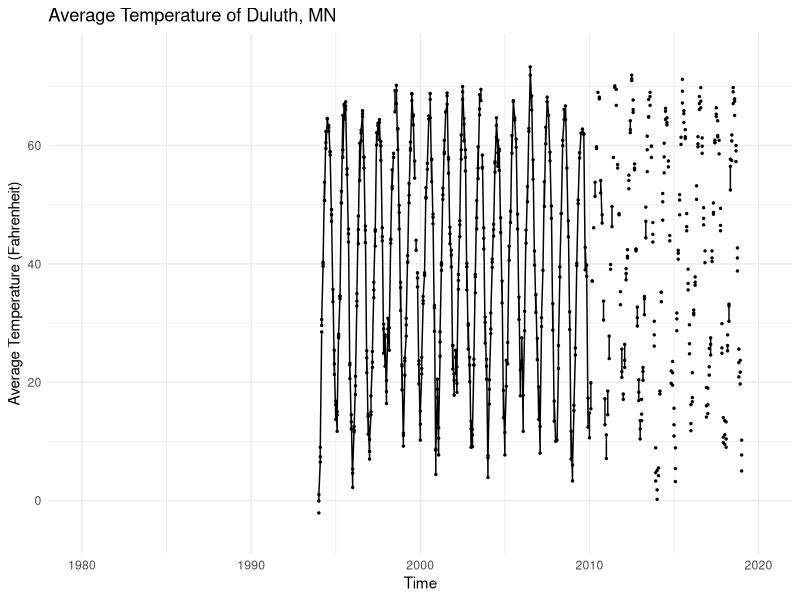
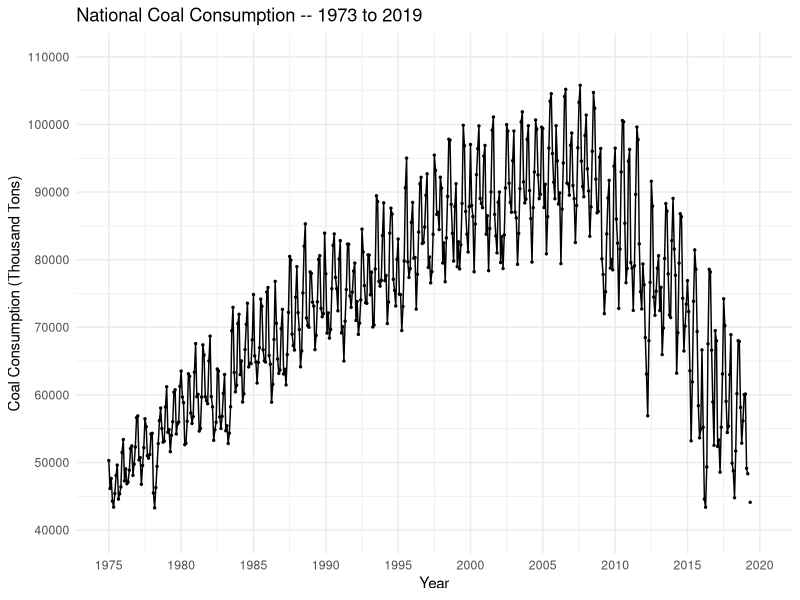

Recreate these plots in R, in order.
## ---- chunk 1
knitr::opts_chunk$set(echo = TRUE, error=TRUE)
## ---- chunk 2
# Libraries
library(dplyr)
library(ggplot2)
library(tidyr)
library(splines)
## ---- chunk 3
# Read the Climate_Data.csv file into R
Climate_Data = read.csv(file = 'Climate_Data.csv', header = FALSE)

# Transform into a data frame
Climate_Frame = data.frame(Date = Climate_Data$V3,
                           Precip = Climate_Data$V4,
                           Snow = Climate_Data$V5,
                           Temp_Avg = Climate_Data$V6,
                           Temp_Min = Climate_Data$V8,
                           Temp_Max = Climate_Data$V7)

# Extract relevant rows and reindex
Climate_Frame = Climate_Frame[-1,]
rownames(Climate_Frame) = NULL

# Turn entries into numeric values
Climate_Frame$Precip = as.numeric(as.character(Climate_Frame$Precip))
Climate_Frame$Snow = as.numeric(as.character(Climate_Frame$Snow))
Climate_Frame$Temp_Avg = as.numeric(as.character(Climate_Frame$Temp_Avg))
Climate_Frame$Temp_Min = as.numeric(as.character(Climate_Frame$Temp_Min))
Climate_Frame$Temp_Max = as.numeric(as.character(Climate_Frame$Temp_Max))

# Separate 'Date' variable into 'Year' and 'Month'
Climate_Frame = Climate_Frame %>%
  separate(Date, c("Year", "Month"), sep = "-", remove = TRUE, convert = TRUE)

# Create a continuous 'Time' variable
Climate_Frame = Climate_Frame %>%
  mutate(Time = Year + (Month - 1) / 12)

# Reorder columns
Climate_Frame = Climate_Frame[c(1,2,8,5,7,6,3,4)]

# Plot the data
Climate_Frame %>%
  ggplot(aes(x = Time, y = Temp_Avg)) +
  geom_point(size = 0.5) +
  geom_line() +
  labs(x = "Time", y = "Average Temperature (Fahrenheit)") +
  ggtitle("Average Temperature of Duluth, MN") +
  lims(x = c(1980, 2020), y = c(-5, 75)) +
  theme_minimal()
## ---- chunk 4
# Read the .csv files into R
Data_1 = read.csv(file = 'MER_T06_01.csv', header = FALSE)
Data_2 = read.csv(file = 'MER_T07_01.csv', header = FALSE)
Data_3 = read.csv(file = 'MER_T07_06.csv', header = FALSE)
Data_4 = read.csv(file = 'MER_T09_08.csv', header = FALSE)

# Transform wordTrends into a data frame
DF = data.frame(Date = Data_1$V2,
                Value = Data_1$V3,
                Units = Data_1$V6,
                Description = Data_1$V5,
                MSN = Data_1$V1)

# Extract relevant rows and reindex
DF = DF[-1,]
rownames(DF) = NULL

# Turn entries into numeric values
DF$Date = as.numeric(as.character(DF$Date))
DF$Value = as.numeric(as.character(DF$Value))

# Separate 'Date' variable into 'Year' and 'Month'
DF = DF %>%
  separate(Date, c("Year", "Month"), sep = 4, remove = TRUE, convert = TRUE)

# Create a continuous 'Time' variable
DF = DF %>%
  mutate(Time = Year + (Month - 1) / 12)

# Reorder columns
DF = DF[c(1, 2, 7, 3, 4, 5, 6)]

# Filter
DF = DF %>%
  filter(Month %in% c(1:12)) %>%
  filter(Description == "Coal Consumption") %>%
  filter(complete.cases(.))

# Plot the time series
DF %>%
  ggplot(aes(x = Time, y = Value)) +
  geom_point(size = 0.5) +
  geom_line() +
  labs(x = "Year", y = "Coal Consumption (Thousand Tons)") +
  ggtitle("National Coal Consumption -- 1973 to 2019") +
  scale_x_continuous(breaks = c(seq(1975, 2020, 5)), limits = c(1975, 2020)) +
  scale_y_continuous(breaks = c(seq(40000, 110000, 10000)), limits = c(40000, 110000)) +
  theme_minimal()
